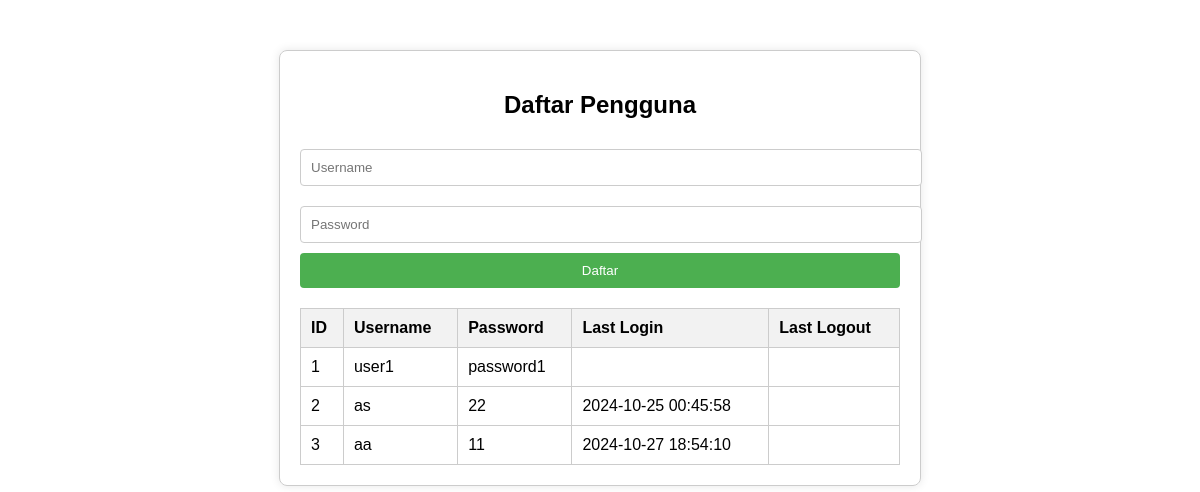
/daftar_user.php, run on the app's committed database.
### tables this page shows
CREATE TABLE users (
        id INTEGER PRIMARY KEY AUTOINCREMENT,
        username TEXT NOT NULL UNIQUE,
        password TEXT NOT NULL,
        last_login TIMESTAMP,
        last_logout TIMESTAMP
    );

### daftar_user.php (the view, shortened to what this page needs)
<?php
$db_file = 'login_logout.db';
try {
    $db = new PDO("sqlite:$db_file");
    $db->setAttribute(PDO::ATTR_ERRMODE, PDO::ERRMODE_EXCEPTION);
} catch (PDOException $e) {
    echo "Koneksi gagal: " . $e->getMessage();
    exit();
}
function getUsers() {
    global $db;
    $stmt = $db->query("SELECT * FROM users");
    return $stmt->fetchAll(PDO::FETCH_ASSOC);
}
$users = getUsers();
?>
<!DOCTYPE html>
<html lang="en">
<head>
</head>
<body>
<h2>Daftar Pengguna</h2>
<form method="post">
    <input type="text" name="username" placeholder="Username" required>
    <input type="password" name="password" placeholder="Password" required>
    <button type="submit" name="register">Daftar</button>
</form>
<table>
    <thead>
        <tr>
            <th>ID</th>
            <th>Username</th>
            <th>Password</th>
            <th>Last Login</th>
            <th>Last Logout</th>
        </tr>
    </thead>
    <tbody>
        <?php if (count($users) > 0): ?>
            <?php foreach ($users as $user): ?>
                <tr>
                    <td><?php echo htmlspecialchars($user['id']); ?></td>
                    <td><?php echo htmlspecialchars($user['username']); ?></td>
                    <td><?php echo htmlspecialchars($user['password']); ?></td>
                    <td><?php echo htmlspecialchars($user['last_login']); ?></td>
                    <td><?php echo htmlspecialchars($user['last_logout']); ?></td>
                </tr>
            <?php endforeach; ?>
        <?php else: ?>
            <tr>
                <td colspan="5" style="text-align: center;">Tidak ada pengguna terdaftar.</td>
            </tr>
        <?php endif; ?>
    </tbody>
</table>
</body>
</html>

### daftar_user.php (style rules this page uses)
body { font-family: Arial, sans-serif; max-width: 600px; margin: 50px auto; padding: 20px; border: 1px solid #ccc; border-radius: 8px; box-shadow: 0 0 10px rgba(0,0,0,0.1); }
h2 { text-align: center; }
input[type="text"], input[type="password"] { width: 100%; padding: 10px; margin: 10px 0; border: 1px solid #ccc; border-radius: 4px; }
button { width: 100%; padding: 10px; background-color: #4CAF50; color: white; border: none; border-radius: 4px; cursor: pointer; }
table { width: 100%; border-collapse: collapse; margin-top: 20px; }
th, td { padding: 10px; text-align: left; border: 1px solid #ccc; }
th { background-color: #f2f2f2; }

### data on the page
users: id "1", username "user1", password "password1"
users: id "2", username "as", password "22", last_login "2024-10-25 00:45:58"
users: id "3", username "aa", password "11", last_login "2024-10-27 18:54:10"
